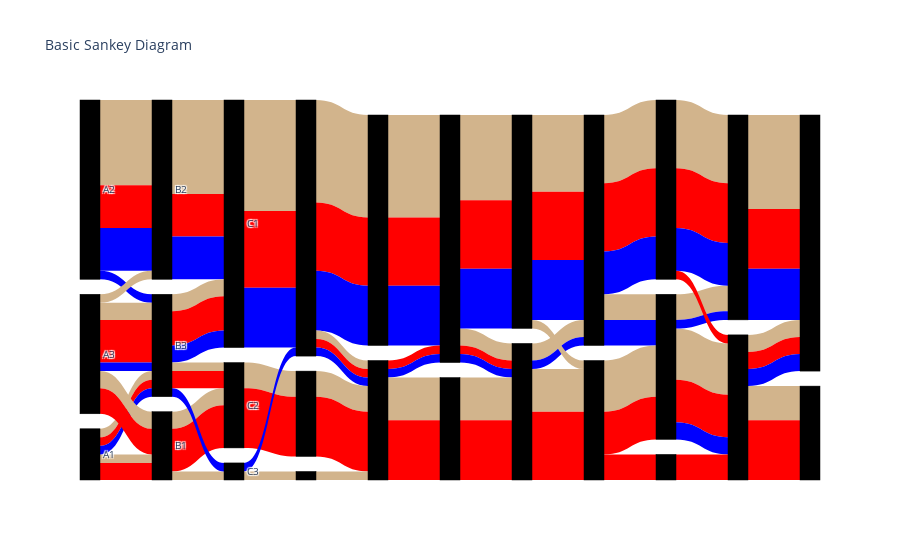

The cell this chart's notebook holds for it:
### Code cell
color_link = list(clustdf['type'])
color_link = list(map(lambda x: x.replace('CNN', 'tan').replace('MSNBC', 'blue').replace('Fox', 'red'), color_link))
print(color_link)

fig = go.Figure(data=[go.Sankey(
    node = dict(
      pad = 15,
      thickness = 20,
      line = dict(color = "black", width = 0.5),
      label = ["A1", "A2", "A3","B1", "B2", "B3","C1", "C2","C3"],
      color = "black"
    ),
    link = dict(
      source = clustdf['source'],#[0, 1, 0, 2, 3, 3], # indices correspond to labels, eg A1, A2, A1, B1, ...
      target = clustdf['target'],#[2, 3, 3, 4, 4, 5],
      value = clustdf['value'], #[8, 4, 2, 8, 4, 2]
      color = color_link
  ))])

fig.update_layout(title_text="Basic Sankey Diagram", font_size=10)
fig.show()

### Figure 1 — Plotly figure (JSON) as saved in the notebook; plotly's stock layout.template omitted (floating-point values rounded to 4 significant figures)
{"data": [{"link": {"color": ["tan", "red", "tan", "red", "blue", "tan", "red", "blue", "blue", "tan", "red", "tan", "tan", "red", "blue", "tan", "red", "tan", "tan", "red", "blue", "tan", "red", "blue", "tan", "red", "blue", "tan", "red", "blue", "tan", "red", "blue", "tan", "tan", "red", "blue", "tan", "red", "blue", "tan", "red", "tan", "tan", "red", "blue", "red", "blue", "tan", "red", "tan", "red", "blue", "tan", "red", "blue", "tan", "red", "tan", "blue", "tan", "red", "tan", "red", "blue", "tan", "tan", "blue", "tan", "red", "blue", "tan", "red", "red", "tan", "red", "blue", "tan", "blue", "red", "tan", "red", "blue", "red", "tan", "red", "blue", "tan", "red", "tan", "red", "blue"], "source": [0, 0, 0, 0, 0, 1, 1, 1, 1, 2, 2, 2, 2, 2, 2, 3, 3, 3, 4, 4, 4, 5, 5, 5, 5, 5, 5, 6, 6, 6, 7, 7, 8, 8, 9, 9, 9, 9, 9, 9, 10, 10, 11, 12, 12, 12, 13, 13, 13, 13, 15, 15, 15, 15, 15, 15, 16, 16, 18, 18, 18, 18, 19, 19, 19, 19, 21, 21, 21, 21, 21, 22, 22, 22, 24, 24, 24, 24, 24, 25, 25, 25, 25, 26, 27, 27, 27, 27, 27, 28, 28, 28], "target": [3, 3, 5, 5, 5, 4, 4, 4, 5, 3, 3, 4, 5, 5, 5, 7, 7, 8, 6, 6, 6, 6, 6, 6, 7, 7, 8, 9, 9, 9, 10, 10, 9, 11, 12, 12, 12, 13, 13, 13, 13, 13, 13, 15, 15, 15, 15, 15, 16, 16, 18, 18, 18, 19, 19, 19, 18, 18, 21, 21, 22, 22, 21, 21, 21, 22, 24, 24, 25, 25, 25, 24, 24, 26, 27, 27, 27, 28, 28, 27, 28, 28, 28, 27, 30, 30, 30, 31, 31, 30, 30, 30], "value": [1, 2, 1, 1, 1, 10, 5, 5, 1, 2, 3, 1, 2, 5, 1, 2, 5, 1, 11, 5, 5, 2, 4, 2, 1, 2, 1, 13, 9, 7, 3, 7, 1, 1, 12, 8, 7, 1, 1, 1, 3, 7, 1, 12, 8, 7, 1, 1, 5, 7, 2, 1, 1, 10, 8, 7, 5, 7, 2, 1, 5, 8, 9, 8, 7, 1, 3, 3, 8, 8, 5, 6, 5, 3, 6, 5, 2, 3, 1, 1, 8, 7, 5, 3, 2, 2, 2, 4, 7, 11, 7, 6]}, "node": {"color": "black", "label": ["A1", "A2", "A3", "B1", "B2", "B3", "C1", "C2", "C3"], "line": {"color": "black", "width": 0.5}, "pad": 15, "thickness": 20}, "type": "sankey"}], "layout": {"font": {"size": 10}, "title": {"text": "Basic Sankey Diagram"}}}
